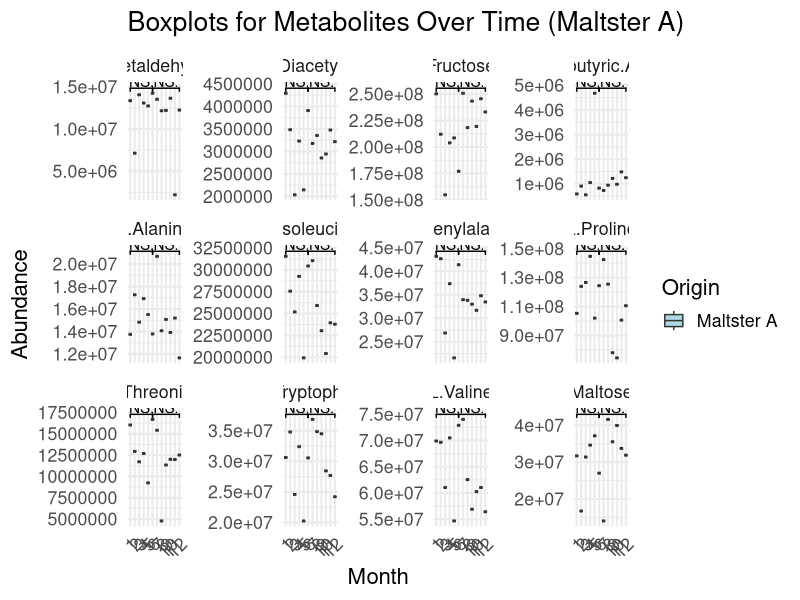
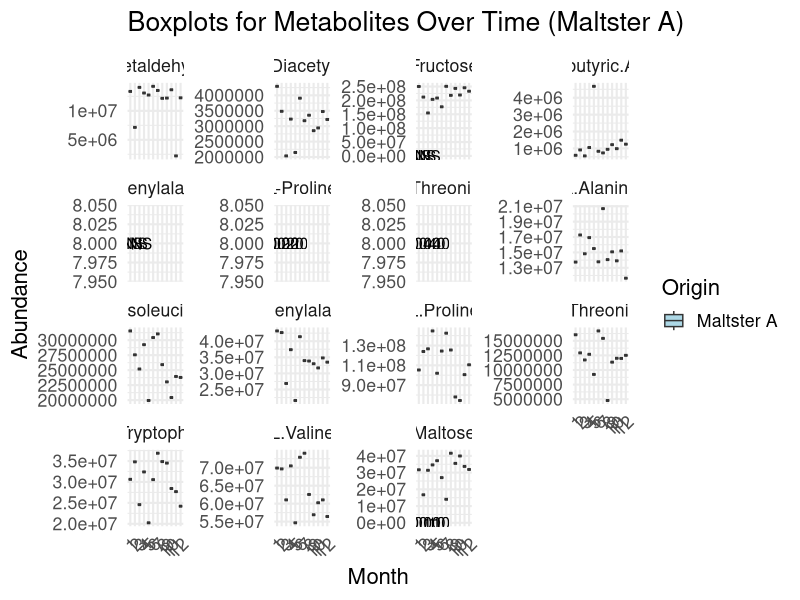

These figures' R source, in order:
# Load required libraries
library(tidyverse)
library(ggsignif)  # For significance annotations

# Load the updated dataset
gcms_aa_data <- read.csv("GCMS_ONLY_03282025_AAONLY.csv")

# Subset the data to select only the metabolites and keep the necessary columns
metabolites_data <- gcms_aa_data %>%
  select(ID, Variety, Origin, Month, L.Proline, Fructose, L.Threonine, Maltose,
         L.Phenylalanine, L.Valine, L.Tryptophan, L.Isoleucine, Isobutyric.Acid, L.Alanine,
         Acetaldehyde, Diacetyl)

# Reshape the data into a long format for easy plotting
metabolites_long <- metabolites_data %>%
  gather(key = "Metabolite", value = "Abundance", -ID, -Variety, -Origin, -Month)

# Plot for Maltster A
p <- ggplot(subset(metabolites_long, Origin == "Maltster A"), aes(x = as.factor(Month), y = Abundance, fill = Origin)) +
  geom_boxplot() +
  facet_wrap(~Metabolite, scales = "free_y") +  # Separate plots for each metabolite
  theme_minimal(base_size = 16) +  # Increase base size for better visibility
  labs(x = "Month", y = "Abundance", title = "Boxplots for Metabolites Over Time (Maltster A)") +
  theme(axis.text.x = element_text(angle = 45, hjust = 1)) +  # Rotate x-axis labels
  scale_fill_manual(values = c("Maltster A" = "lightblue")) +
  geom_signif(comparisons = list(c("1", "6"), c("6", "12")), map_signif_level = TRUE)  # Add p-value annotations

# Print the plot to display in RStudio
print(p)

######WITH PVALS 
# Load required libraries
library(tidyverse)
library(ggsignif)

# Load the updated dataset
gcms_aa_data <- read.csv("GCMS_ONLY_03282025_AAONLY.csv")

# Subset the data to select only the metabolites and keep the necessary columns
metabolites_data <- gcms_aa_data %>%
  select(ID, Variety, Origin, Month, L.Proline, Fructose, L.Threonine, Maltose,
         L.Phenylalanine, L.Valine, L.Tryptophan, L.Isoleucine, Isobutyric.Acid, L.Alanine,
         Acetaldehyde, Diacetyl)

# Reshape the data into a long format for easy plotting
metabolites_long <- metabolites_data %>%
  gather(key = "Metabolite", value = "Abundance", -ID, -Variety, -Origin, -Month)

# Example p-values (replace with actual p-values for each comparison)
p_values <- data.frame(
  Metabolite = c("L-Proline", "Fructose", "L-Threonine", "Maltose", "L-Phenylalanine"),
  comparison = c("Month 1 vs Month 6", "Month 6 vs Month 12", "Month 1 vs Month 6", "Month 6 vs Month 12", "Month 1 vs Month 6"),
  pval = c(0.02, 0.10, 0.04, 0.01, 0.15)
)

# Convert p-values to text (show "NS" for non-significant comparisons)
p_values$pval_text <- ifelse(p_values$pval <= 0.05, sprintf("%.3f", p_values$pval), "NS")

# Plot for Maltster A
p <- ggplot(subset(metabolites_long, Origin == "Maltster A"), aes(x = as.factor(Month), y = Abundance, fill = Origin)) +
  geom_boxplot() +
  facet_wrap(~Metabolite, scales = "free_y") +  # Separate plots for each metabolite
  theme_minimal(base_size = 16) +  # Increase base size for better visibility
  labs(x = "Month", y = "Abundance", title = "Boxplots for Metabolites Over Time (Maltster A)") +
  theme(axis.text.x = element_text(angle = 45, hjust = 1)) +  # Rotate x-axis labels
  scale_fill_manual(values = c("Maltster A" = "lightblue")) +
  # Add p-values (or "NS") for each comparison
  geom_text(data = p_values, 
            aes(x = 1.5, y = 8, label = pval_text), 
            inherit.aes = FALSE, size = 4) +
  geom_text(data = p_values, 
            aes(x = 2.5, y = 8, label = pval_text), 
            inherit.aes = FALSE, size = 4) +
  geom_text(data = p_values, 
            aes(x = 3.5, y = 8, label = pval_text), 
            inherit.aes = FALSE, size = 4)

# Print the plot to display in RStudio
print(p)

